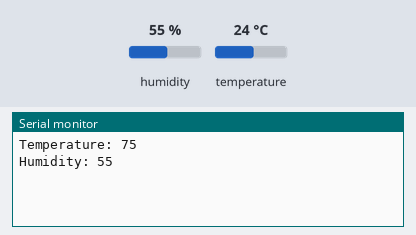
The sketch below on a simulated ESP32. Parts: the last lines printed to the serial monitor. The test bench sets the inputs (shaded band); at power-on: humidity 55 %, temperature 24 °C.

Above: at 2.2 s.
2.3 s: humidity set to 22 %
At 3.7 s:
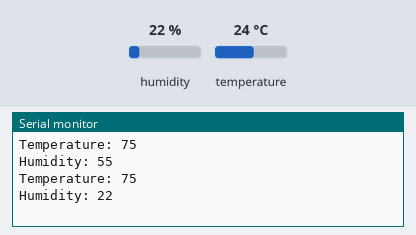
5.0 s: temperature set to 12 °C
At 5.7 s:
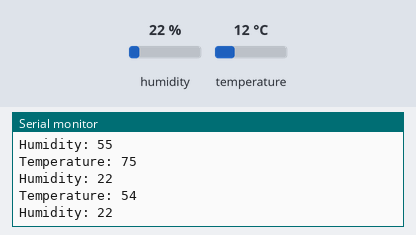
7.7 s: humidity set to 40 %
At 9.4 s:
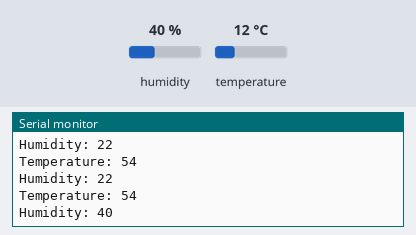
Timing chart, 0 to 10.9 s (numbered marks = the images above; inputs shaded):
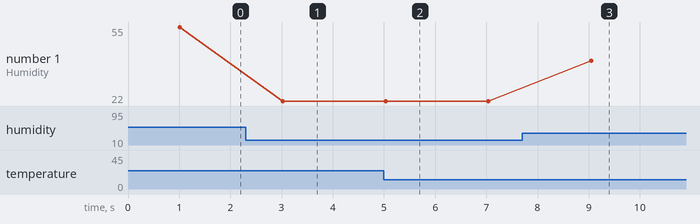

The sketch:

test_dht11.ino
```cpp
#include "DHTesp.h"

DHTesp dht;
TaskHandle_t tempTaskHandle = NULL;
int dhtPin = 32;

void setup() {
  Serial.begin(9600);

  // Initialize temperature sensor
  dht.setup(dhtPin, DHTesp::DHT11);
  delay(1000);
}

void loop() {
  // put your main code here, to run repeatedly:
  TempAndHumidity lastValues = dht.getTempAndHumidity();

  float tempF = lastValues.temperature * 9/5.0 + 32;
  Serial.println("Temperature: " + String(tempF,0));
  Serial.println("Humidity: " + String(lastValues.humidity,0));

  delay(2000);
}
```

Measured:
- after the input at 2.3 s, the serial monitor: prints a new line after 0.72 s (image 1)
- after the input at 5.0 s, the serial monitor: prints a new line at once (image 2)
- after the input at 7.7 s, the serial monitor: prints a new line after 1.4 s (image 3)
- plotted number 1: 55 → 22 after the input at 2.3 s, 22 → 40 after the input at 7.7 s
